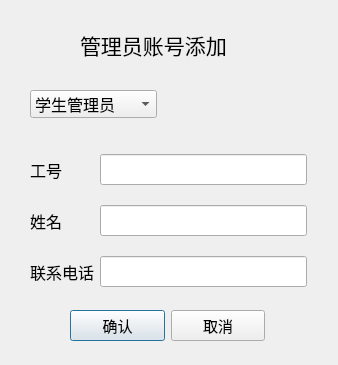
<?xml version="1.0" encoding="UTF-8"?>
<ui version="4.0">
 <class>Dialog_sys_add</class>
 <widget class="QDialog" name="Dialog_sys_add">
  <property name="geometry">
   <rect>
    <x>0</x>
    <y>0</y>
    <width>338</width>
    <height>365</height>
   </rect>
  </property>
  <property name="font">
   <font>
    <family>华文楷体</family>
    <pointsize>12</pointsize>
   </font>
  </property>
  <property name="windowTitle">
   <string>Dialog</string>
  </property>
  <widget class="QWidget" name="layoutWidget">
   <property name="geometry">
    <rect>
     <x>70</x>
     <y>310</y>
     <width>195</width>
     <height>31</height>
    </rect>
   </property>
   <layout class="QHBoxLayout" name="horizontalLayout">
    <item>
     <widget class="QPushButton" name="pushButton_2">
      <property name="font">
       <font>
        <family>华文楷体</family>
        <pointsize>11</pointsize>
       </font>
      </property>
      <property name="text">
       <string>确认</string>
      </property>
     </widget>
    </item>
    <item>
     <widget class="QPushButton" name="pushButton">
      <property name="font">
       <font>
        <family>华文楷体</family>
        <pointsize>11</pointsize>
       </font>
      </property>
      <property name="text">
       <string>取消</string>
      </property>
     </widget>
    </item>
   </layout>
  </widget>
  <widget class="QLabel" name="label_4">
   <property name="geometry">
    <rect>
     <x>80</x>
     <y>30</y>
     <width>201</width>
     <height>30</height>
    </rect>
   </property>
   <property name="font">
    <font>
     <family>华文楷体</family>
     <pointsize>16</pointsize>
    </font>
   </property>
   <property name="text">
    <string>管理员账号添加</string>
   </property>
  </widget>
  <widget class="QComboBox" name="comboBox">
   <property name="geometry">
    <rect>
     <x>30</x>
     <y>90</y>
     <width>127</width>
     <height>28</height>
    </rect>
   </property>
   <property name="font">
    <font>
     <family>华文楷体</family>
     <pointsize>12</pointsize>
    </font>
   </property>
   <item>
    <property name="text">
     <string>学生管理员</string>
    </property>
   </item>
   <item>
    <property name="text">
     <string>图书管理员</string>
    </property>
   </item>
  </widget>
  <widget class="QWidget" name="">
   <property name="geometry">
    <rect>
     <x>30</x>
     <y>140</y>
     <width>277</width>
     <height>161</height>
    </rect>
   </property>
   <layout class="QGridLayout" name="gridLayout">
    <item row="0" column="0">
     <widget class="QLabel" name="label">
      <property name="font">
       <font>
        <family>华文楷体</family>
        <pointsize>12</pointsize>
       </font>
      </property>
      <property name="text">
       <string>工号</string>
      </property>
     </widget>
    </item>
    <item row="0" column="1">
     <widget class="QLineEdit" name="lineEdit">
      <property name="font">
       <font>
        <family>华文楷体</family>
        <pointsize>12</pointsize>
       </font>
      </property>
     </widget>
    </item>
    <item row="1" column="0">
     <widget class="QLabel" name="label_2">
      <property name="font">
       <font>
        <family>华文楷体</family>
        <pointsize>12</pointsize>
       </font>
      </property>
      <property name="text">
       <string>姓名</string>
      </property>
     </widget>
    </item>
    <item row="1" column="1">
     <widget class="QLineEdit" name="lineEdit_2">
      <property name="font">
       <font>
        <family>华文楷体</family>
        <pointsize>12</pointsize>
       </font>
      </property>
     </widget>
    </item>
    <item row="2" column="0">
     <widget class="QLabel" name="label_3">
      <property name="font">
       <font>
        <family>华文楷体</family>
        <pointsize>12</pointsize>
       </font>
      </property>
      <property name="text">
       <string>联系电话</string>
      </property>
     </widget>
    </item>
    <item row="2" column="1">
     <widget class="QLineEdit" name="lineEdit_3">
      <property name="font">
       <font>
        <family>华文楷体</family>
        <pointsize>12</pointsize>
       </font>
      </property>
     </widget>
    </item>
   </layout>
  </widget>
 </widget>
 <resources/>
 <connections/>
</ui>
